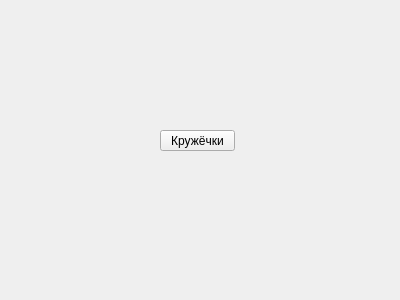
<?xml version="1.0" encoding="UTF-8"?>
<ui version="4.0">
 <class>Form</class>
 <widget class="QWidget" name="Form">
  <property name="geometry">
   <rect>
    <x>0</x>
    <y>0</y>
    <width>400</width>
    <height>300</height>
   </rect>
  </property>
  <property name="windowTitle">
   <string>Form</string>
  </property>
  <widget class="QPushButton" name="pushButton">
   <property name="geometry">
    <rect>
     <x>160</x>
     <y>130</y>
     <width>75</width>
     <height>21</height>
    </rect>
   </property>
   <property name="text">
    <string>Кружёчки</string>
   </property>
  </widget>
 </widget>
 <resources/>
 <connections/>
</ui>
